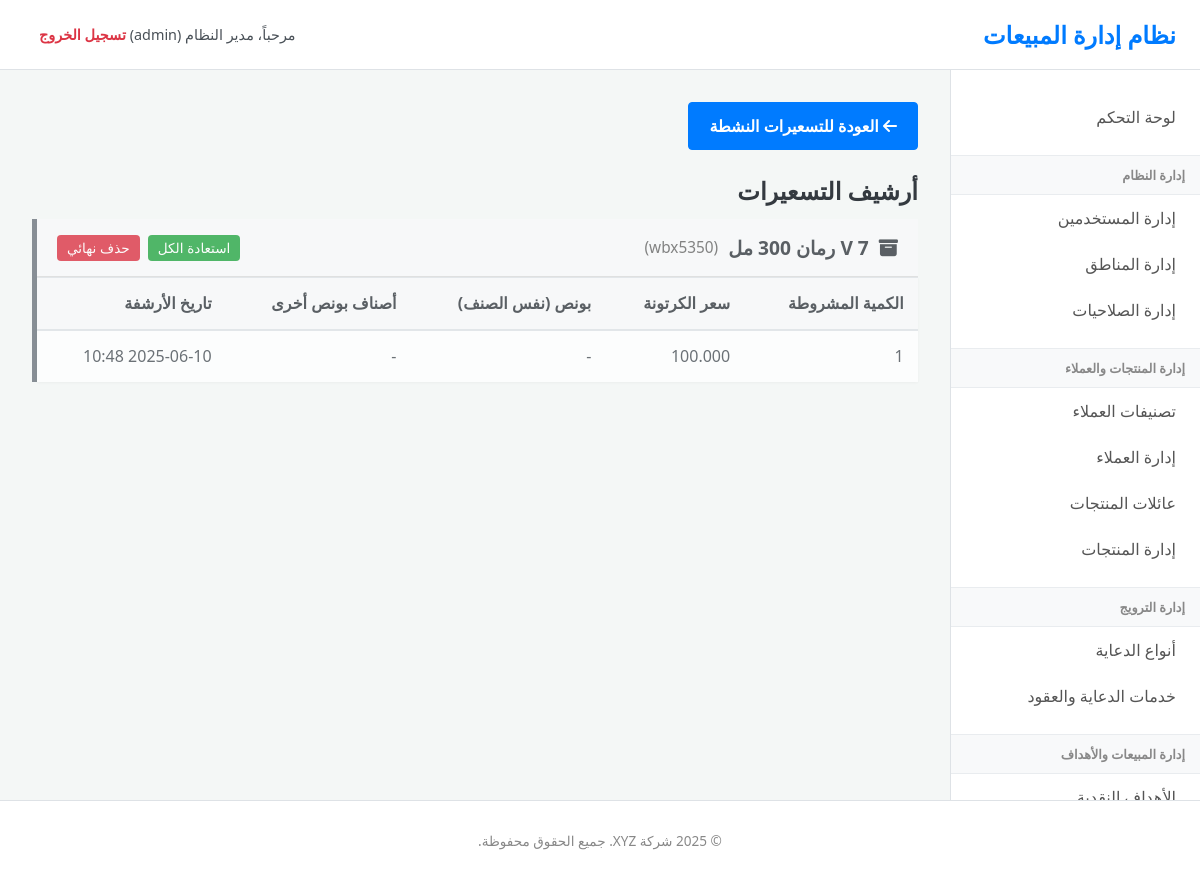
Page /index.php?page=pricing&action=archived (signed in) on the committed database.
### tables this page shows
CREATE TABLE IF NOT EXISTS `price_offers` (
  `offer_id` int NOT NULL AUTO_INCREMENT,
  `product_id` int NOT NULL COMMENT 'الصنف الأساسي للعرض',
  `name` varchar(255) DEFAULT NULL COMMENT 'اسم وصفي للعرض (اختياري)',
  `status` enum('active','archived') NOT NULL DEFAULT 'active',
  `created_by_user_id` int DEFAULT NULL,
  `created_at` timestamp NULL DEFAULT CURRENT_TIMESTAMP,
  `updated_at` timestamp NULL DEFAULT CURRENT_TIMESTAMP ON UPDATE CURRENT_TIMESTAMP,
  PRIMARY KEY (`offer_id`),
  KEY `product_id` (`product_id`),
  KEY `status` (`status`),
  KEY `price_offers_ibfk_2` (`created_by_user_id`)
);

CREATE TABLE IF NOT EXISTS `products` (
  `product_id` int NOT NULL AUTO_INCREMENT,
  `product_code` varchar(50) NOT NULL,
  `name` varchar(200) NOT NULL,
  `family_id` int DEFAULT NULL,
  `unit` varchar(50) NOT NULL,
  `packaging_details` varchar(100) DEFAULT NULL,
  `product_image_path` varchar(255) DEFAULT NULL,
  `is_active` tinyint(1) DEFAULT '1',
  `created_at` timestamp NULL DEFAULT CURRENT_TIMESTAMP,
  `updated_at` timestamp NULL DEFAULT CURRENT_TIMESTAMP ON UPDATE CURRENT_TIMESTAMP,
  PRIMARY KEY (`product_id`),
  UNIQUE KEY `product_code` (`product_code`),
  KEY `family_id` (`family_id`)
);

CREATE TABLE IF NOT EXISTS `price_levels` (
  `level_id` int NOT NULL AUTO_INCREMENT,
  `offer_id` int NOT NULL,
  `condition_quantity` decimal(10,2) NOT NULL COMMENT 'الكمية المشروطة (بالكرتونة)',
  `price_per_unit` decimal(15,3) NOT NULL COMMENT 'سعر الكرتونة للشرط',
  `pieces_per_unit` int DEFAULT '1' COMMENT 'عدد القطع/الكرتونة لحساب سعر القطعة',
  `bonus_same_item_quantity` decimal(10,2) DEFAULT '0.00' COMMENT 'بونص من نفس الصنف (كرتونة)',
  `notes` text,
  PRIMARY KEY (`level_id`),
  KEY `offer_id` (`offer_id`)
);

### controllers/pricing.php (called while the page is built, shortened)
<?php
$action = $_GET['action'] ?? 'list';
switch ($action) {
    case 'archived':
        $stmt_offers = $pdo->prepare("
            SELECT po.*, p.name as product_name, p.product_code, u.full_name as creator_name
            FROM price_offers po
            JOIN products p ON po.product_id = p.product_id
            LEFT JOIN users u ON po.created_by_user_id = u.user_id
            WHERE po.status = 'archived'
            ORDER BY p.name, po.updated_at DESC
        ");
        $stmt_offers->execute();
        $all_offers = $stmt_offers->fetchAll(PDO::FETCH_ASSOC);
        if (!empty($all_offers)) {
            $offer_ids = array_column($all_offers, 'offer_id');
            $placeholders = implode(',', array_fill(0, count($offer_ids), '?'));
            $sql_levels_bonuses = "
                SELECT
                    pl.level_id, pl.offer_id, pl.condition_quantity, pl.price_per_unit, pl.pieces_per_unit, pl.bonus_same_item_quantity, pl.notes,
                    bi.bonus_id, bi.bonus_product_id, bi.bonus_quantity, bi.bonus_price,
                    p_bonus.name as bonus_product_name
                FROM price_levels pl
                LEFT JOIN bonus_items bi ON pl.level_id = bi.level_id
                LEFT JOIN products p_bonus ON bi.bonus_product_id = p_bonus.product_id
                WHERE pl.offer_id IN ($placeholders)
                ORDER BY pl.condition_quantity ASC
            ";
            $stmt_details = $pdo->prepare($sql_levels_bonuses);
            $stmt_details->execute($offer_ids);
            $all_details = $stmt_details->fetchAll(PDO::FETCH_ASSOC);
            $levels_by_offer_id = [];
            foreach($all_details as $detail) {
                $offer_id_from_detail = $detail['offer_id'];
                $level_id_from_detail = $detail['level_id'];
                if (!isset($levels_by_offer_id[$offer_id_from_detail][$level_id_from_detail])) {
                    $levels_by_offer_id[$offer_id_from_detail][$level_id_from_detail] = [
                        'level_id' => $level_id_from_detail,
                        'condition_quantity' => $detail['condition_quantity'],
                        'price_per_unit' => $detail['price_per_unit'],
                        'pieces_per_unit' => $detail['pieces_per_unit'],
                        'bonus_same_item_quantity' => $detail['bonus_same_item_quantity'],
                        'notes' => $detail['notes'],
                        'bonus_items' => []
                    ];
                }
            }
            $offers_by_product = [];
            foreach ($all_offers as $offer) {
                $product_id = $offer['product_id'];
                if (!isset($offers_by_product[$product_id])) {
                    $offers_by_product[$product_id] = [
                        'details' => [
                            'product_name' => $offer['product_name'],
                            'product_code' => $offer['product_code']
                        ],
                        'offers' => []
                    ];
                }
                $offer['levels'] = $levels_by_offer_id[$offer['offer_id']] ?? [];
                $offers_by_product[$product_id]['offers'][] = $offer;
            }
        } else {
            $offers_by_product = [];
        }
        break;
}
include 'views/layout.php';

### views/pricing/archived_list.php (the view, shortened to what this page needs)
<div class="toolbar">
    <div class="actions-bar">
        <a href="index.php?page=pricing" class="button-link">
            <i class="fa fa-arrow-left"></i> العودة للتسعيرات النشطة
        </a>
    </div>
</div>
<h2>أرشيف التسعيرات</h2>
<?php if (empty($offers_by_product)): ?>
    <div class="info-message">لا توجد تسعيرات مؤرشفة حاليًا.</div>
<?php else: ?>
    <div class="pricing-list">
        <?php foreach ($offers_by_product as $product_id => $product_group): ?>
        <div class="product-pricing-card archived-card">
            <div class="card-header">
                <h3>
                    <i class="fa-solid fa-box-archive"></i>
                    <?php echo htmlspecialchars($product_group['details']['product_name']); ?>
                    <span>(<?php echo htmlspecialchars($product_group['details']['product_code']); ?>)</span>
                </h3>
                <div class="header-actions">
                    <form action="actions/pricing_restore.php" method="POST" onsubmit="return confirm('هل تريد استعادة كل تسعيرات هذا الصنف؟');" style="display:inline;">
                        <button type="submit" class="button-link-sm success-btn">استعادة الكل</button>
                    </form>
                    <form action="actions/pricing_delete_archived.php" method="POST" onsubmit="return confirm('تحذير! سيتم حذف كل تسعيرات هذا الصنف المؤرشفة نهائيًا. هل أنت متأكد؟');" style="display:inline;">
                        <button type="submit" class="button-link-sm danger-btn">حذف نهائي</button>
                    </form>
                </div>
            </div>
            <div class="card-body">
                <table>
                    <thead>
                        <tr>
                            <th>الكمية المشروطة</th>
                            <th>سعر الكرتونة</th>
                            <th>بونص (نفس الصنف)</th>
                            <th>أصناف بونص أخرى</th>
                            <th>تاريخ الأرشفة</th>
                        </tr>
                    </thead>
                    <tbody>
                        <?php foreach ($product_group['offers'] as $offer): ?>
                            <?php foreach ($offer['levels'] as $level): ?>
                                <tr>
                                    <td><?php echo rtrim(rtrim(number_format($level['condition_quantity'], 2), '0'), '.'); ?></td>
                                    <td><?php echo number_format($level['price_per_unit'], 3); ?></td>
                                    <td><?php echo ($level['bonus_same_item_quantity'] > 0) ? rtrim(rtrim(number_format($level['bonus_same_item_quantity'], 2), '0'), '.') . ' كرتونة' : '-'; ?></td>
                                    <td>
                                        <?php if (!empty($level['bonus_items'])): ?>
                                            <ul>
                                            <?php foreach ($level['bonus_items'] as $bonus_item): ?>
                                                <li><?php echo htmlspecialchars($bonus_item['bonus_product_name']); ?>: <?php echo rtrim(rtrim(number_format($bonus_item['bonus_quantity'], 2), '0'), '.'); ?> كرتونة</li>
                                            <?php endforeach; ?>
                                            </ul>
                                        <?php else: echo '-'; endif; ?>
                                    </td>
                                    <td><?php echo date('Y-m-d H:i', strtotime($offer['updated_at'])); ?></td>
                                </tr>
                            <?php endforeach; ?>
                        <?php endforeach; ?>
                    </tbody>
                </table>
            </div>
        </div>
        <?php endforeach; ?>
    </div>
<?php endif; ?>

### css/style.css (style rules this page uses)
:root { --primary-color: #007bff; --secondary-color: #6c757d; --success-color: #28a745; --danger-color: #dc3545; --warning-color: #ffc107; --info-color: #17a2b8; --light-color: #f8f9fa; --dark-color: #343a40; --text-color: #495057; --border-color: #dee2e6; --body-bg: #f4f7f6; --sidebar-bg: #ffffff; --header-bg: #ffffff; --font-family: 'Tahoma', 'Segoe UI', sans-serif; }
* { box-sizing: border-box; }
body { font-family: var(--font-family); background-color: var(--body-bg); margin: 0; padding: 0; color: var(--text-color); font-size: 16px; direction: rtl; }
a { color: var(--primary-color); text-decoration: none; transition: color 0.3s ease; }
h1, h2, h3, h4, h5, h6 { color: var(--dark-color); margin-top: 0; margin-bottom: 0.75rem; }
.button-link, .btn { display: inline-block; font-weight: 600; text-align: center; vertical-align: middle; cursor: pointer; user-select: none; background-color: var(--primary-color); border: 1px solid var(--primary-color); padding: 0.75rem 1.25rem; font-size: 1rem; border-radius: 0.25rem; color: #fff; transition: all 0.15s ease-in-out; }
.actions-bar { margin-bottom: 1.5rem; display:flex; gap:10px; }
table { width: 100%; margin-bottom: 1rem; color: var(--text-color); border-collapse: collapse; background-color: #fff; box-shadow: 0 1px 3px rgba(0,0,0,0.05); }
table th, table td { padding: 0.9rem; vertical-align: middle; border-top: 1px solid var(--border-color); text-align: right; }
table thead th { vertical-align: bottom; border-bottom: 2px solid var(--border-color); background-color: var(--light-color); font-weight: 600; color: var(--dark-color); }

### views/pricing/archived_list.php (style rules this page uses)
.archived-card { opacity: 0.8; border-left: 5px solid #6c757d; }
.card-header { background-color: #f8f9fa; padding: 15px 20px; display: flex; justify-content: space-between; align-items: center; border-bottom: 1px solid #ddd; }
.card-header h3 { margin: 0; font-size: 1.2em; display: flex; align-items: center; gap: 10px; }
.card-header h3 span { font-size: 0.8em; color: #666; font-weight: normal; }
.header-actions { display: flex; gap: 8px; }
.button-link-sm { padding: 5px 10px; font-size: 0.85em; text-decoration: none; color: white; border-radius: 4px; border: none; cursor: pointer; }
.success-btn { background-color: #28a745; }
.danger-btn { background-color: #dc3545; }
.card-body { padding: 0; }
.card-body table { margin: 0; border: none; }
.card-body table thead { background-color: #e9ecef; }

### rows in the picture
price_offers: product.name "V 7 رمان 300 مل", product.product_code "wbx5350"
price_levels: condition_quantity "1", price_per_unit "100.000", offer.updated_at "2025-06-10 10:48"

### other values in the picture
$_SESSION['full_name'] "مدير النظام"
$_SESSION['user_role'] "admin"
